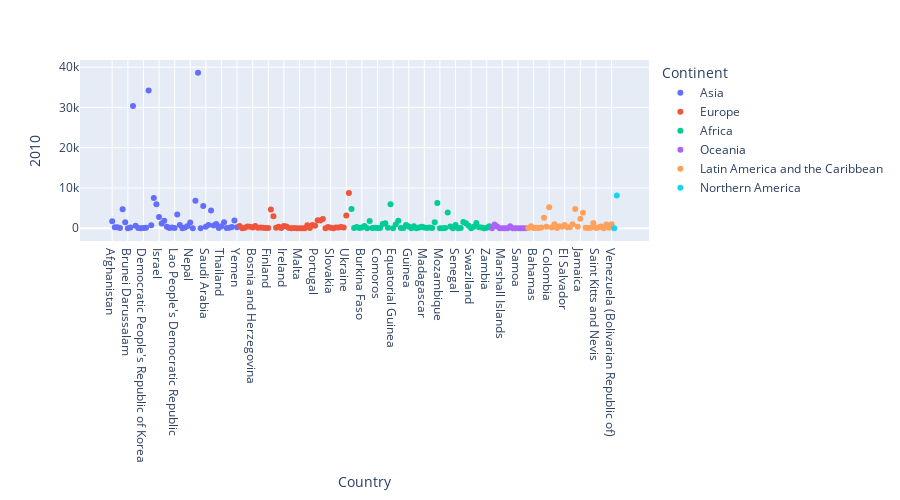

The code cell stored with this chart in its notebook:
### Code cell
px.scatter(canada, x=canada.index, y='2010', color='Continent', height=500)

### Figure 1 — Plotly figure (JSON) as saved in the notebook; plotly's stock layout.template omitted (floating-point values rounded to 4 significant figures)
{"data": [{"hovertemplate": "Continent=Asia<br>Country=%{x}<br>2010=%{y}<extra></extra>", "legendgroup": "Asia", "marker": {"color": "#636efa", "symbol": "circle"}, "mode": "markers", "name": "Asia", "orientation": "v", "showlegend": true, "type": "scatter", "x": ["Afghanistan", "Armenia", "Azerbaijan", "Bahrain", "Bangladesh", "Bhutan", "Brunei Darussalam", "Cambodia", "China", "China, Hong Kong Special Administrative Region", "China, Macao Special Administrative Region", "Cyprus", "Democratic People's Republic of Korea", "Georgia", "India", "Indonesia", "Iran (Islamic Republic of)", "Iraq", "Israel", "Japan", "Jordan", "Kazakhstan", "Kuwait", "Kyrgyzstan", "Lao People's Democratic Republic", "Lebanon", "Malaysia", "Maldives", "Mongolia", "Myanmar", "Nepal", "Oman", "Pakistan", "Philippines", "Qatar", "Republic of Korea", "Saudi Arabia", "Singapore", "Sri Lanka", "State of Palestine", "Syrian Arab Republic", "Tajikistan", "Thailand", "Turkey", "Turkmenistan", "United Arab Emirates", "Uzbekistan", "Viet Nam", "Yemen"], "xaxis": "x", "y": [1758, 252, 209, 28, 4721, 1464, 12, 200, 30391, 623, 21, 18, 45, 126, 34235, 712, 7477, 5941, 2755, 1168, 1831, 377, 67, 157, 54, 3432, 802, 4, 169, 556, 1392, 14, 6811, 38617, 18, 5537, 330, 805, 4422, 654, 1039, 52, 499, 1492, 30, 86, 289, 1942, 211], "yaxis": "y"}, {"hovertemplate": "Continent=Europe<br>Country=%{x}<br>2010=%{y}<extra></extra>", "legendgroup": "Europe", "marker": {"color": "#EF553B", "symbol": "circle"}, "mode": "markers", "name": "Europe", "orientation": "v", "showlegend": true, "type": "scatter", "x": ["Albania", "Andorra", "Austria", "Belarus", "Belgium", "Bosnia and Herzegovina", "Bulgaria", "Croatia", "Czech Republic", "Denmark", "Estonia", "Finland", "France", "Germany", "Greece", "Hungary", "Iceland", "Ireland", "Italy", "Latvia", "Liechtenstein", "Lithuania", "Luxembourg", "Malta", "Monaco", "Montenegro", "Netherlands", "Norway", "Poland", "Portugal", "Republic of Moldova", "Romania", "Russian Federation", "San Marino", "Serbia", "Slovakia", "Slovenia", "Spain", "Sweden", "Switzerland", "The former Yugoslav Republic of Macedonia", "Ukraine", "United Kingdom of Great Britain and Northern Ireland"], "xaxis": "x", "y": [561, 0, 124, 438, 363, 168, 556, 91, 168, 92, 28, 63, 4646, 2956, 101, 354, 30, 547, 434, 70, 0, 57, 8, 17, 4, 14, 759, 46, 795, 629, 1988, 1922, 2288, 1, 271, 135, 12, 174, 159, 285, 188, 3159, 8724], "yaxis": "y"}, {"hovertemplate": "Continent=Africa<br>Country=%{x}<br>2010=%{y}<extra></extra>", "legendgroup": "Africa", "marker": {"color": "#00cc96", "symbol": "circle"}, "mode": "markers", "name": "Africa", "orientation": "v", "showlegend": true, "type": "scatter", "x": ["Algeria", "Angola", "Benin", "Botswana", "Burkina Faso", "Burundi", "Cabo Verde", "Cameroon", "Central African Republic", "Chad", "Comoros", "Congo", "Côte d'Ivoire", "Democratic Republic of the Congo", "Djibouti", "Egypt", "Equatorial Guinea", "Eritrea", "Ethiopia", "Gabon", "Gambia", "Ghana", "Guinea", "Guinea-Bissau", "Kenya", "Lesotho", "Liberia", "Libya", "Madagascar", "Malawi", "Mali", "Mauritania", "Mauritius", "Morocco", "Mozambique", "Namibia", "Niger", "Nigeria", "Rwanda", "Sao Tome and Principe", "Senegal", "Seychelles", "Sierra Leone", "Somalia", "South Africa", "Sudan", "Swaziland", "Togo", "Tunisia", "Uganda", "United Republic of Tanzania", "Western Sahara", "Zambia", "Zimbabwe"], "xaxis": "x", "y": [4752, 61, 290, 42, 186, 529, 3, 1800, 26, 98, 22, 75, 1066, 1239, 123, 5982, 4, 931, 1865, 64, 37, 802, 395, 2, 507, 7, 162, 384, 178, 28, 170, 74, 1455, 6242, 7, 16, 80, 3906, 396, 2, 765, 10, 63, 1528, 1238, 612, 3, 354, 1299, 216, 200, 0, 102, 494], "yaxis": "y"}, {"hovertemplate": "Continent=Oceania<br>Country=%{x}<br>2010=%{y}<extra></extra>", "legendgroup": "Oceania", "marker": {"color": "#ab63fa", "symbol": "circle"}, "mode": "markers", "name": "Oceania", "orientation": "v", "showlegend": true, "type": "scatter", "x": ["American Samoa", "Australia", "Fiji", "Kiribati", "Marshall Islands", "Nauru", "New Caledonia", "New Zealand", "Palau", "Papua New Guinea", "Samoa", "Tonga", "Tuvalu", "Vanuatu"], "xaxis": "x", "y": [0, 933, 398, 0, 0, 0, 0, 490, 0, 3, 5, 5, 0, 0], "yaxis": "y"}, {"hovertemplate": "Continent=Latin America and the Caribbean<br>Country=%{x}<br>2010=%{y}<extra></extra>", "legendgroup": "Latin America and the Caribbean", "marker": {"color": "#FFA15A", "symbol": "circle"}, "mode": "markers", "name": "Latin America and the Caribbean", "orientation": "v", "showlegend": true, "type": "scatter", "x": ["Antigua and Barbuda", "Argentina", "Bahamas", "Barbados", "Belize", "Bolivia (Plurinational State of)", "Brazil", "Chile", "Colombia", "Costa Rica", "Cuba", "Dominica", "Dominican Republic", "Ecuador", "El Salvador", "Grenada", "Guatemala", "Guyana", "Haiti", "Honduras", "Jamaica", "Mexico", "Nicaragua", "Panama", "Paraguay", "Peru", "Saint Kitts and Nevis", "Saint Lucia", "Saint Vincent and the Grenadines", "Suriname", "Trinidad and Tobago", "Uruguay", "Venezuela (Bolivarian Republic of)"], "xaxis": "x", "y": [27, 459, 25, 121, 39, 180, 2598, 340, 5218, 190, 961, 43, 479, 353, 787, 208, 266, 953, 4744, 386, 2321, 3865, 94, 65, 89, 1283, 22, 249, 434, 13, 915, 93, 998], "yaxis": "y"}, {"hovertemplate": "Continent=Northern America<br>Country=%{x}<br>2010=%{y}<extra></extra>", "legendgroup": "Northern America", "marker": {"color": "#19d3f3", "symbol": "circle"}, "mode": "markers", "name": "Northern America", "orientation": "v", "showlegend": true, "type": "scatter", "x": ["Canada", "United States of America"], "xaxis": "x", "y": [0, 8142], "yaxis": "y"}], "layout": {"height": 500, "legend": {"title": {"text": "Continent"}, "tracegroupgap": 0}, "margin": {"t": 60}, "xaxis": {"anchor": "y", "domain": [0, 1], "title": {"text": "Country"}}, "yaxis": {"anchor": "x", "domain": [0, 1], "title": {"text": "2010"}}}}
